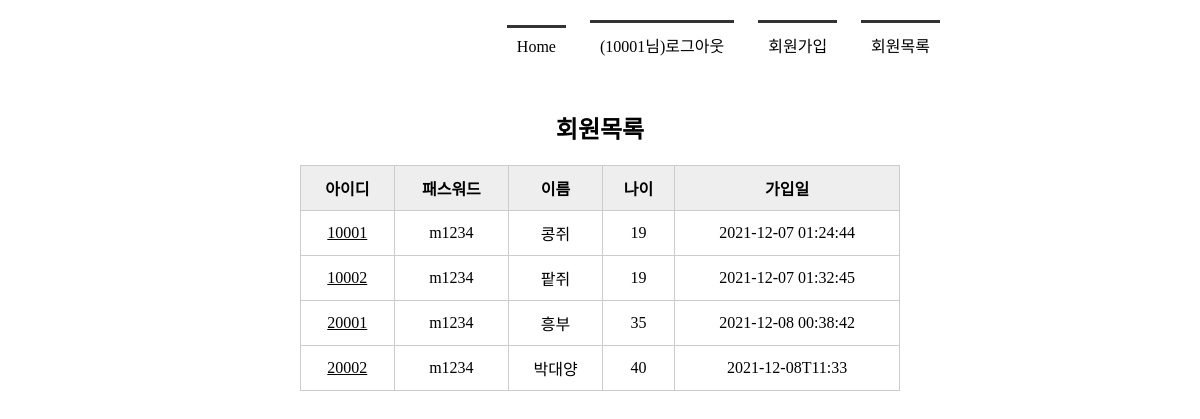
Before: /memberlist/ (signed in) with the older database file.
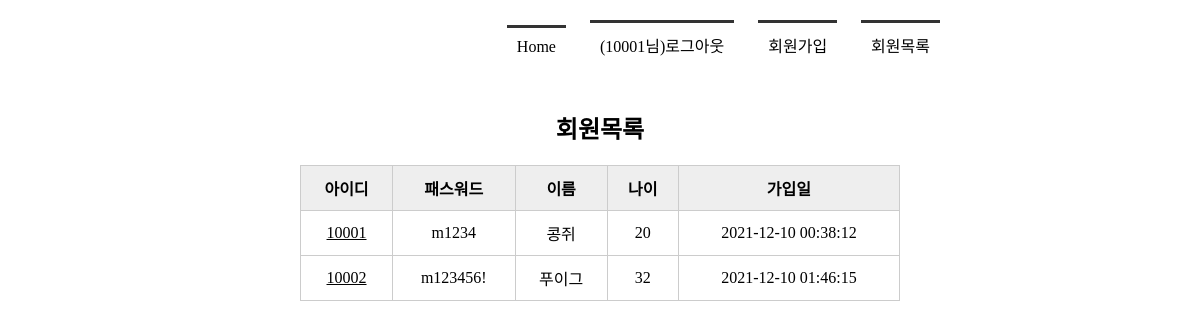
After: the same page with the newer database file.
### tables this page shows
CREATE TABLE member(
        mid CHAR(5) PRIMARY KEY,
        passwd CHAR(8) NOT NULL,
        name TEXT NOT NULL,
        age INTEGER,
        regDate DATETIME DEFAULT CURRENT_TIMESTAMP
    );

### app.py (the view)
@app.route('/memberlist/')
def memberlist():
    conn = getconn()
    cur = conn.cursor()
    sql = "SELECT * FROM member"
    cur.execute(sql)
    rs = cur.fetchall() #db에서 검색한 데이터
    conn.close()
    if 'userID' in session:
        ssid = session.get('userID')
        return render_template('memberlist.html', ssid=ssid, rs=rs)
    else:
        return render_template('memberlist.html') #가져온 데이터를 웹으로 보내줌

### app.py (called while the page is built)
def getconn():
    conn = sqlite3.connect('./memberdb.db')
    return conn

### templates/memberlist.html (shortened to what this page needs)
<!DOCTYPE html>
<html lang="ko">
<head>
    <link rel="stylesheet" href="{{ url_for('static', filename='css/style.css') }}">
</head>
<body>
    <div id="container">
        {% include 'navbar.html' %}
        <section>
            <h1>회원목록</h1>
            <table>
                <tr>
                    <th>아이디</th>
                    <th>패스워드</th>
                    <th>이름</th>
                    <th>나이</th>
                    <th>가입일</th>
                </tr>
                {% for i in rs %}
                <tr>
                    <td><a href="{{ url_for('member_view', id=i[0]) }}">{{ i[0] }}</a></td>
                    <td>{{ i[1] }}</td>
                    <td>{{ i[2] }}</td>
                    <td>{{ i[3] }}</td>
                    <td>{{ i[4] }}</td>
                </tr>
                {% endfor %}
            </table>
        </section>
    </div>
</body>
</html>

### templates/navbar.html
<header>
    <nav>
       <ul>
           {% if session %}
           <li><a href="{{ url_for('index') }}">Home</a></li>
           <li><a href="{{ url_for('logout') }}">({{ ssid }}님)로그아웃</a></li>
           <li><a href="{{ url_for('register') }}">회원가입</a></li>
           <li><a href="{{ url_for('memberlist') }}">회원목록</a></li>
           {% else %}
           <li><a href="{{ url_for('index') }}">Home</a></li>
           <li><a href="{{ url_for('login') }}">로그인</a></li>
           <li><a href="{{ url_for('register') }}">회원가입</a></li>
           <li><a href="{{ url_for('memberlist') }}">회원목록</a></li>
           {% endif %}
       </ul>
    </nav>
</header>

### static/css/style.css (style rules this page uses)
* { margin: 0; padding: 0 }
#container { width: 1000px; margin: 10px auto; }
header { height: 100px; }
nav ul { list-style: none; text-align: right; margin-right: 150px }
nav ul li { display: inline-block; margin: 10px; border-top: 3px solid #333; padding: 10px; }
nav ul li a { text-decoration: none; color: #000 }
section { text-align: center }
section table { width: 600px; margin: 0 auto; border-collapse: collapse; }
section h1 { margin-bottom: 20px; }
section table, th, td { border: 1px solid #ccc; padding: 10px; }
section table th { background-color: #eee; }
section table a { color: #000; }

Changed rows visible on the page:
removed member: mid "20001", passwd "m1234", name "흥부", age "35", regDate "2021-12-08 00:38:42"
removed member: mid "20002", passwd "m1234", name "박대양", age "40", regDate "2021-12-08T11:33"
changed member "콩쥐": age "19" → "20"; regDate "2021-12-07 01:24:44" → "2021-12-10 00:38:12"
changed member id 10002: passwd "m1234" → "m123456!"; name "팥쥐" → "푸이그"; age "19" → "32"; regDate "2021-12-07 01:32:45" → "2021-12-10 01:46:15"
